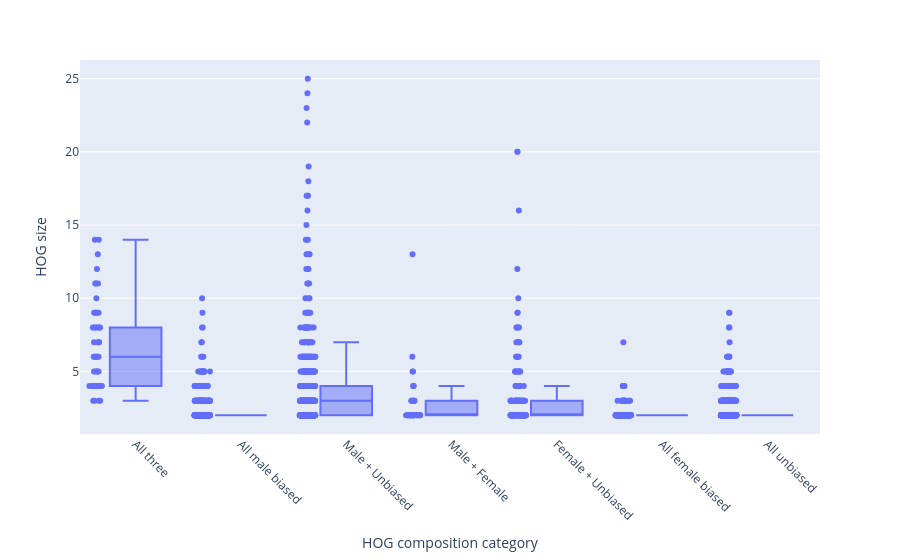

Notebook source saved alongside this figure:
### Code cell
fig6 = px.box(
    hog_direction, 
    x="category", 
    y="HOG_size", 
    color_discrete_map=category_colors,
    category_orders={"category": category_order},
    points="all", 
    hover_data="HOG" 
    ) 

fig6.update_layout( 
    xaxis_title="HOG composition category", 
    yaxis_title="HOG size", 
    xaxis_tickangle=45,
    showlegend=False
    ) 
fig6.show()

### Figure 1 — Plotly figure (JSON) as saved in the notebook; plotly's stock layout.template omitted (floating-point values rounded to 4 significant figures; data arrays with more than 128 entries replaced by an {"elided": "..."} marker saying what was removed)
{"data": [{"alignmentgroup": "True", "boxpoints": "all", "customdata": {"elided": "2677x1 str values"}, "hovertemplate": "category=%{x}<br>HOG_size=%{y}<br>HOG=%{customdata[0]}<extra></extra>", "legendgroup": "", "marker": {"color": "#636efa"}, "name": "", "notched": false, "offsetgroup": "", "orientation": "v", "showlegend": false, "type": "box", "x": {"elided": "2677 str values"}, "x0": " ", "xaxis": "x", "y": {"elided": "2677 int values"}, "y0": " ", "yaxis": "y"}], "layout": {"boxmode": "group", "legend": {"tracegroupgap": 0}, "margin": {"t": 60}, "showlegend": false, "xaxis": {"anchor": "y", "categoryarray": ["All three", "All male biased", "Male + Unbiased", "Male + Female", "Female + Unbiased", "All female biased", "All unbiased"], "categoryorder": "array", "domain": [0, 1], "tickangle": 45, "title": {"text": "HOG composition category"}}, "yaxis": {"anchor": "x", "domain": [0, 1], "title": {"text": "HOG size"}}}}
